Frame 1 (no input): blank canvas, image omitted
Frame 60 (the mouse pressed at the canvas centre just before this capture): blank canvas, image omitted
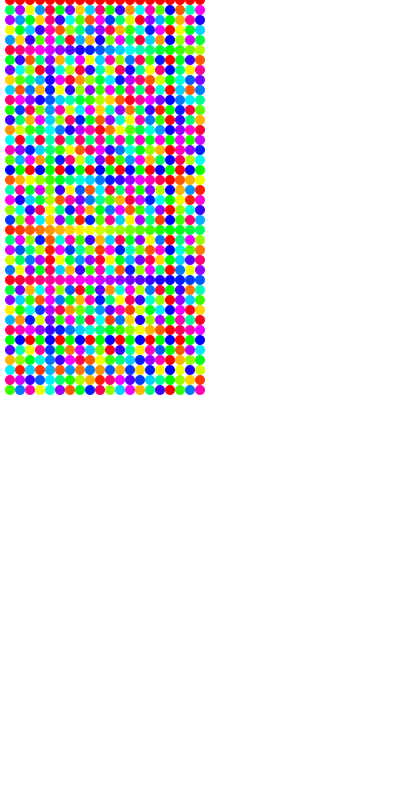
Frame 120 (the mouse held since frame 60 and released just before this capture)

The Processing sketch whose frames 1 and 60 were blank and that drew this single picture after the mouse press (run headless with seeded random() and noise(); from frame 60 on, the mouse is pressed at the canvas centre):

// Processing sketch: assignment6
// ── assignment6.pde

void settings()

{
size(400, 800);

}
  
void setup()

{
    
}
  
void draw()

{
  background(255);
  colorMode(HSB,255,255,255);
  noStroke();
int j = 0;
    
    while(j< mouseX)
    {
      int l = 0;
     j+=10;
   for(int k = l; k < mouseY; k+=10)
   {
     fill((j*k)%255,255,255);
     ellipse(j,k,10,10);
     
   } 
    }
    


}

  
  
